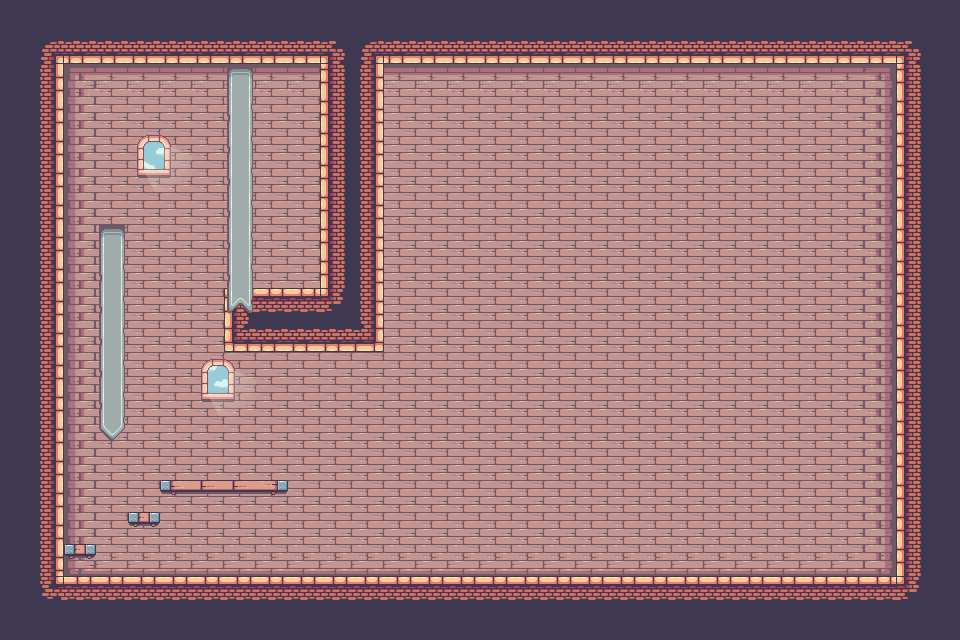

Below is a game level as drawn by its tile map, then a one-line description and the .tmx file that defines it, in full:
An orthogonal 30x20 tile map with 32x32 px tiles, 2 tile layers (Tile Layer 1, decorations), 2 tilesets and 5 objects (5x solid).

<map version="1.8" tiledversion="1.8.4" orientation="orthogonal" renderorder="right-down" width="30" height="20" tilewidth="32" tileheight="32" infinite="0" nextlayerid="4" nextobjectid="33">
 <tileset firstgid="1" name="terrain" tilewidth="32" tileheight="32" tilecount="247" columns="19">
  <image source="terrain.png" width="608" height="416" />
 </tileset>
 <tileset firstgid="248" name="decorations" tilewidth="32" tileheight="32" tilecount="42" columns="7">
  <image source="decorations.png" width="224" height="192" />
 </tileset>
 <layer id="1" name="Tile Layer 1" width="30" height="20">
  <data encoding="csv">
41,41,41,41,41,41,41,41,41,41,41,41,41,41,41,41,41,41,41,41,41,41,41,41,41,41,41,41,41,41,
41,27,60,60,60,60,60,60,60,60,28,27,60,60,60,60,60,60,60,60,60,60,60,60,60,60,60,60,28,41,
41,42,135,136,136,136,136,136,136,136,40,42,136,136,136,136,136,136,136,136,136,136,136,136,136,136,136,137,40,41,
41,42,154,155,155,155,155,155,155,155,40,42,155,155,155,155,155,155,155,155,155,155,155,155,155,155,155,156,40,41,
41,42,154,155,155,155,155,155,155,155,40,42,155,155,155,155,155,155,155,155,155,155,155,155,155,155,155,156,40,41,
41,42,154,155,155,155,155,155,155,155,40,42,155,155,155,155,155,155,155,155,155,155,155,155,155,155,155,156,40,41,
41,42,154,155,155,155,155,155,155,155,40,42,155,155,155,155,155,155,155,155,155,155,155,155,155,155,155,156,40,41,
41,42,154,155,155,155,155,155,155,155,40,42,155,155,155,155,155,155,155,155,155,155,155,155,155,155,155,156,40,41,
41,42,154,155,155,155,155,155,155,155,40,42,155,155,155,155,155,155,155,155,155,155,155,155,155,155,155,156,40,41,
41,42,154,155,155,155,155,21,22,22,47,42,155,155,155,155,155,155,155,155,155,155,155,155,155,155,155,156,40,41,
41,42,154,155,155,155,155,59,60,60,60,61,155,155,155,155,155,155,155,155,155,155,155,155,155,155,155,156,40,41,
41,42,154,155,155,155,155,155,155,155,155,155,155,155,155,155,155,155,155,155,155,155,155,155,155,155,155,156,40,41,
41,42,154,155,155,155,155,155,155,155,155,155,155,155,155,155,155,155,155,155,155,155,155,155,155,155,155,156,40,41,
41,42,154,155,155,155,155,155,155,155,155,155,155,155,155,155,155,155,155,155,155,155,155,155,155,155,155,156,40,41,
41,42,154,155,155,155,155,155,155,155,155,155,155,155,155,155,155,155,155,155,155,155,155,155,155,155,155,156,40,41,
41,42,154,155,155,155,155,155,155,155,155,155,155,155,155,155,155,155,155,155,155,155,155,155,155,155,155,156,40,41,
41,42,154,155,155,155,155,155,155,155,155,155,155,155,155,155,155,155,155,155,155,155,155,155,155,155,155,156,40,41,
41,42,173,174,174,174,174,174,174,174,174,174,174,174,174,174,174,174,174,174,174,174,174,174,174,174,174,175,40,41,
41,46,22,22,22,22,22,22,22,22,22,22,22,22,22,22,22,22,22,22,22,22,22,22,22,22,22,22,47,41,
41,41,41,41,41,41,41,41,41,41,41,41,41,41,41,41,41,41,41,41,41,41,41,41,41,41,41,41,41,41
</data>
 </layer>
 <objectgroup id="3" name="collidables">
  <object id="19" type="solid" x="-1.33333" y="574" width="961.333" height="64" />
  <object id="21" type="solid" x="166" y="478" width="116" height="10" />
  <object id="30" type="solid" x="59" y="4" width="900" height="59" />
  <object id="31" type="solid" x="897" y="52" width="59" height="558" />
  <object id="32" type="solid" x="3" y="8" width="59" height="570" />
 </objectgroup>
 <layer id="2" name="decorations" width="30" height="20">
  <data encoding="csv">
0,0,0,0,0,0,0,0,0,0,0,0,0,0,0,0,0,0,0,0,0,0,0,0,0,0,0,0,0,0,
0,0,0,0,0,0,0,0,0,0,0,0,0,0,0,0,0,0,0,0,0,0,0,0,0,0,0,0,0,0,
0,0,0,0,0,0,0,256,0,0,0,0,0,0,0,0,0,0,0,0,0,0,0,0,0,0,0,0,0,0,
0,0,0,0,0,0,0,263,0,0,0,0,0,0,0,0,0,0,0,0,0,0,0,0,0,0,0,0,0,0,
0,0,0,0,271,272,0,263,0,0,0,0,0,0,0,0,0,0,0,0,0,0,0,0,0,0,0,0,0,0,
0,0,0,0,278,279,0,263,0,0,0,0,0,0,0,0,0,0,0,0,0,0,0,0,0,0,0,0,0,0,
0,0,0,0,0,0,0,263,0,0,0,0,0,0,0,0,0,0,0,0,0,0,0,0,0,0,0,0,0,0,
0,0,0,256,0,0,0,263,0,0,0,0,0,0,0,0,0,0,0,0,0,0,0,0,0,0,0,0,0,0,
0,0,0,263,0,0,0,263,0,0,0,0,0,0,0,0,0,0,0,0,0,0,0,0,0,0,0,0,0,0,
0,0,0,263,0,0,0,270,0,0,0,0,0,0,0,0,0,0,0,0,0,0,0,0,0,0,0,0,0,0,
0,0,0,263,0,0,0,0,0,0,0,0,0,0,0,0,0,0,0,0,0,0,0,0,0,0,0,0,0,0,
0,0,0,263,0,0,273,274,0,0,0,0,0,0,0,0,0,0,0,0,0,0,0,0,0,0,0,0,0,0,
0,0,0,263,0,0,280,281,0,0,0,0,0,0,0,0,0,0,0,0,0,0,0,0,0,0,0,0,0,0,
0,0,0,277,0,0,0,0,0,0,0,0,0,0,0,0,0,0,0,0,0,0,0,0,0,0,0,0,0,0,
0,0,0,0,0,0,0,0,0,0,0,0,0,0,0,0,0,0,0,0,0,0,0,0,0,0,0,0,0,0,
0,0,0,0,0,264,265,265,266,0,0,0,0,0,0,0,0,0,0,0,0,0,0,0,0,0,0,0,0,0,
0,0,0,0,267,0,0,0,0,0,0,0,0,0,0,0,0,0,0,0,0,0,0,0,0,0,0,0,0,0,
0,0,267,0,0,0,0,0,0,0,0,0,0,0,0,0,0,0,0,0,0,0,0,0,0,0,0,0,0,0,
0,0,0,0,0,0,0,0,0,0,0,0,0,0,0,0,0,0,0,0,0,0,0,0,0,0,0,0,0,0,
0,0,0,0,0,0,0,0,0,0,0,0,0,0,0,0,0,0,0,0,0,0,0,0,0,0,0,0,0,0
</data>
 </layer>
</map>
